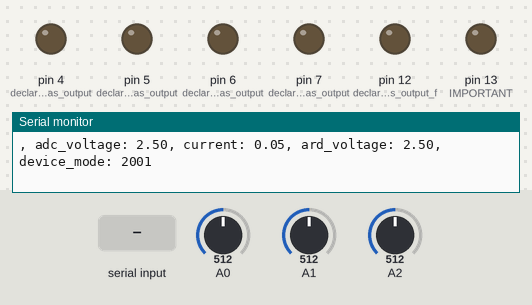
Recording of a sketch running on a simulated Arduino Uno, built with avr-gcc and run on an emulated ATmega328P. On the bench: output pins drawn as LEDs (lit = HIGH), the last lines printed to the serial monitor. The inputs (shaded band) are chosen by the test bench; at power-on: A0 = 512, A1 = 512, A2 = 512.

Above: at 1.2 s.
1.3 s: "2\n" received over Serial
At 12.2 s:
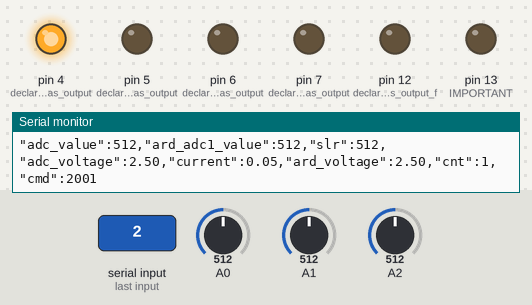
13.3 s: "4\n" received over Serial
At 20.0 s:
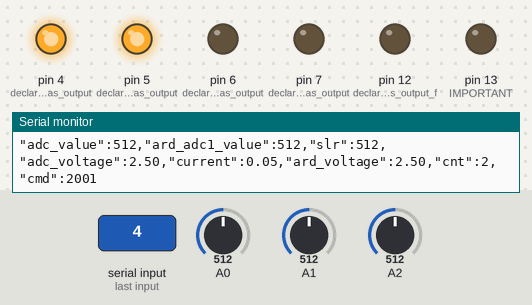
20.3 s: "1\n" received over Serial
At 26.9 s:
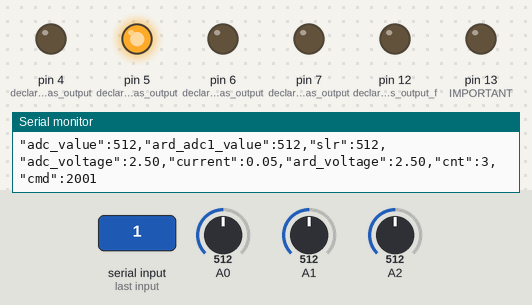
27.2 s: "3\n" received over Serial
At 33.8 s:
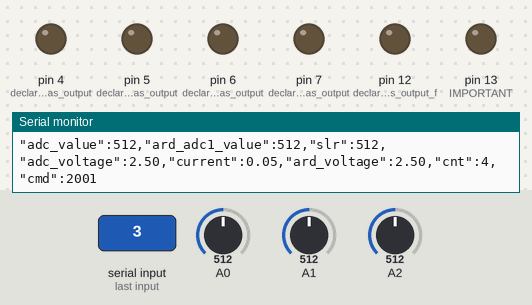
Timing chart, 0 to 35.2 s (numbered marks = the images above; inputs shaded):
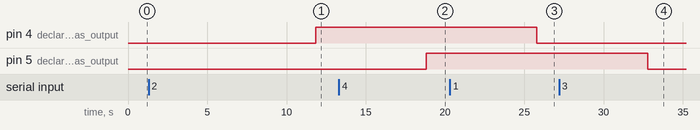

The sketch:

sketch05_ldc_tm_02.ino
```cpp
// * lunar_data_center_test_model_02
// * test_05

int counter = 0;
int command_number = -1;
int pause = 50;

const int averageValue = 500;       // Variable to store the number of reading cycles
long int sensorValue = 0;           // Variable to store the value from the current sensor
long int voltageSensorValue = 0;    // Variable to store the value from the voltage sensor
long int voltageSolarValue = 0;      // Variable for A2

float voltage = 0;                  // Variable to store the voltage value
float current = 0;                  // Variable to store the current value
float input_voltage = 0;            // Variable to store the measured voltage

#include <SoftwareSerial.h>         // * Include software serial library
#define RX 8                        // * Define TX pin for software serial
#define TX 9                        // * Define RX pin for software serial
SoftwareSerial Serial4(RX,TX);      // * Create software serial port
#include <OneWire.h>                          // include library for working with OneWire interface
#include <Wire.h>                             // Include library for working with hardware I2C bus.

byte data[5];
int device_mode = 2001;

void setup() {
  pinMode(4, OUTPUT); // declare pin 4 as output
  pinMode(5, OUTPUT); // declare pin 5 as output
  pinMode(6, OUTPUT); // declare pin 5 as output
  pinMode(7, OUTPUT); // declare pin 5 as output

  pinMode(12, OUTPUT); // declare pin 5 as output for TESTING

  Serial.begin(9600);                         // Serial port initialization at 9600 baud rate

  Serial4.begin(9600);                        // Initialize serial port at 9600 baud for radio module HC-12
  randomSeed(millis());

  pinMode(LED_BUILTIN, OUTPUT);     // IMPORTANT: Set LED pin as output
}

void loop() {

   if (Serial4.available() && Serial4.read() == 0xAA) {
    // Read string from serial port and convert to byte array data
    String receivedString = Serial4.readStringUntil('\n');
    receivedString.toCharArray((char*)data, sizeof(data));

    device_mode = data[2];
    command_number = data[2];
    Serial.println("---++---"); //marker

    // Turn built-in LED on/off based on received data
    digitalWrite(LED_BUILTIN, data[0]);

    delay(1000);
  }
  //****************
  if (Serial.available() > 0) {                             // Check if data is available for reading
    String inputString = Serial.readStringUntil('\n');      // Read string from serial port
    inputString.trim();                                     // Remove extra spaces and newline characters

    if (inputString.length() > 0) {                         // Check if string is not empty
      float inputValue = inputString.toFloat();             // Try to convert string to number
      float result = inputValue * 2;                        // Multiply by 2
      command_number = (int) inputValue;
    }
  }

   sensorValue = 0;
   voltageSensorValue = 0;
   voltageSolarValue = 0;

  for (int i = 0; i < averageValue; i++)    // Repeat the cycle
  {
    sensorValue += analogRead(A0);          // Read and record current readings
    voltageSensorValue += analogRead(A1);   // Read and record voltage readings
    voltageSolarValue += analogRead(A2);
    delay(2);                               // Pause 2 µs
  }

  sensorValue = sensorValue / averageValue;               // Divide the obtained value
  voltageSensorValue = voltageSensorValue / averageValue; // Divide the obtained value
  voltageSolarValue = voltageSolarValue / averageValue;

  voltage = sensorValue * 5.0 / 1024.0;                    // Voltage calculation
  current = (voltage - 2.49) / 0.185;                       // Current calculation
  input_voltage = voltageSensorValue * 5.0 / 1024.0;       // Input voltage calculation

//  Serial.print("adc_value: ");                    // Send data to the serial port
//  Serial.print(sensorValue);
//
//  Serial.print(", ard_adc1_value: ");             // Send data to the serial port
//  Serial.print(voltageSensorValue);

  Serial.print(", adc_voltage: ");                // Send data to the serial port
  Serial.print(voltage);                          // Send voltage

  Serial.print(", current: ");                    // Send data to the serial port
  Serial.print(current);                          // Send current

  Serial.print(", ard_voltage: ");                // Send data to the serial port
  Serial.print(input_voltage);                  // Send input voltage

  //..radio logic
//  int trans_data = random(101);
//  Serial.print(", trans_data: ");
//  Serial.print(trans_data);

  Serial.print(", device_mode: ");
  Serial.println(device_mode);

  //function_transmit(trans_data);
  function_transmit_all();
  delay(1000);

  switch(command_number) {
    case 1:
      digitalWrite(4, 0);
      delay(pause);
      break;

    case 2:
      digitalWrite(4, 1);
      delay(pause);
      break;

    case 3:
      digitalWrite(5, 0);
      delay(pause);
      break;

    case 4:
      digitalWrite(5, 1);
      delay(pause);
      break;

    case 13:
      digitalWrite(12, 0);
      delay(pause);
      break;

    case 14:
      digitalWrite(12, 1);
      delay(pause);
      break;

    case 23:
      digitalWrite(6, 0);
      delay(pause);
      break;

    case 24:
      digitalWrite(6, 1);
      delay(pause);
      break;

    case 25:
      digitalWrite(7, 0);
      delay(pause);
      break;

    case 26:
      digitalWrite(7, 1);
      delay(pause);
      break;
  }
  delay(2000);
  counter++;
}

void function_transmit_all() {
  // create jsonString
  String json = "";
  json += "\"adc_value\":" + String(sensorValue) + ",";
  json += "\"ard_adc1_value\":" + String(voltageSensorValue) + ",";
  json += "\"slr\":" + String(voltageSolarValue) + ",";
  json += "\"adc_voltage\":" + String(voltage, 2) + ",";
  json += "\"current\":" + String(current, 2) + ",";
  json += "\"ard_voltage\":" + String(input_voltage, 2) + ",";
  json += "\"cnt\":" + String(counter) + ",";
  json += "\"cmd\":" + String(device_mode);
  json += "";

  Serial.println(json);

  // transmitting by radio
  Serial4.write(0xAA);
  Serial4.print(json);
  Serial4.write('\n');
  delay(2500);
}
```

Measured:
- after the input at 1.3 s, pin 4 (declare_pin_4_as_output): LOW → HIGH after 10.5 s
- after the input at 13.3 s, pin 5 (declare_pin_5_as_output): LOW → HIGH after 5.5 s
- after the input at 20.3 s, pin 4 (declare_pin_4_as_output): HIGH → LOW after 5.5 s
- after the input at 27.2 s, pin 5 (declare_pin_5_as_output): HIGH → LOW after 5.6 s
